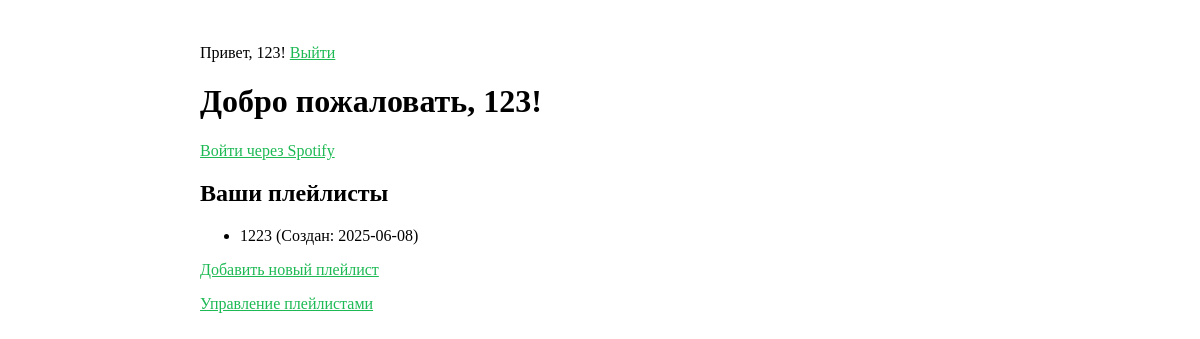
Page / (signed in) on the earlier database version.
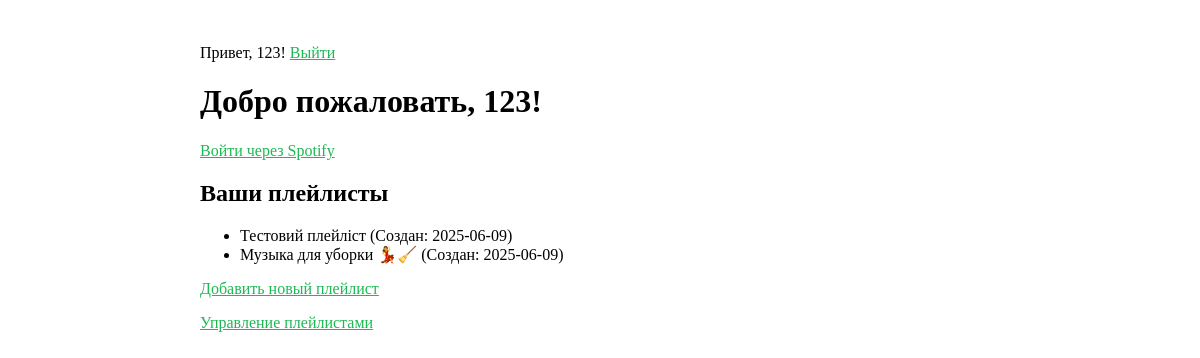
Same page on the later database version.
### database.py (models this page shows)
class User(db.Model, UserMixin):
    __tablename__ = 'user'
    id = db.Column(db.Integer, primary_key=True)
    username = db.Column(db.String(80), unique=True, nullable=False)
    password = db.Column(db.String(120), nullable=False)
    spotify_token = db.Column(db.String(255), nullable=True)
    playlists = db.relationship('Playlist', backref='user', lazy=True)

class Playlist(db.Model):
    __tablename__ = 'playlist'
    id = db.Column(db.Integer, primary_key=True)
    name = db.Column(db.String(120), nullable=False)
    user_id = db.Column(db.Integer, db.ForeignKey('user.id'), nullable=False)
    description = db.Column(db.Text, nullable=True)
    created_at = db.Column(db.DateTime, default=db.func.current_timestamp())
    songs = db.relationship('Song', backref='playlist', lazy=True)

### app.py (the view)
@app.route('/')
@login_required
def home():
    playlists = Playlist.query.filter_by(user_id=current_user.id).all()
    spotify_logged_in = bool(current_user.spotify_token)
    return render_template(
        'index.html',
        playlists=playlists,
        spotify_logged_in=spotify_logged_in
    )

### app.py (called while the page is built)
@login_manager.user_loader
def user_loader(user_id):
    return User.query.get(int(user_id))

### templates/index.html (shortened to what this page needs)
{% extends "base.html" %}
{% block content %}
    <h1>Добро пожаловать, {{ current_user.username }}!</h1>
    {% if not spotify_logged_in %}
        <p><a href="{{ url_for('login_spotify') }}">Войти через Spotify</a></p>
    {% else %}
        <p>Вы вошли через Spotify. <a href="{{ url_for('logout_spotify') }}">Выйти из Spotify</a></p>
    {% endif %}
    <h2>Ваши плейлисты</h2>
    {% if playlists %}
        <ul>
            {% for playlist in playlists %}
                <li>{{ playlist.name }} (Создан: {{ playlist.created_at.strftime('%Y-%m-%d') }})</li>
            {% endfor %}
        </ul>
    {% else %}
        <p>У вас пока нет плейлистов.</p>
    {% endif %}
    <p><a href="{{ url_for('add_playlist') }}">Добавить новый плейлист</a></p>
    <p><a href="{{ url_for('playlists_page') }}">Управление плейлистами</a></p>
{% endblock %}

### templates/base.html (shortened to what this page needs)
<!DOCTYPE html>
<html lang="ru" data-theme="dark">
<head>
    <link rel="stylesheet" href="https://cdn.jsdelivr.net/npm/@picocss/pico@2/css/pico.min.css">
    <link rel="stylesheet" href="https://cdnjs.cloudflare.com/ajax/libs/font-awesome/6.5.1/css/all.min.css">
</head>
<body>
    <main class="container">
        <header>
            {% if current_user.is_authenticated %}
                <p>Привет, {{ current_user.username }}! <a href="{{ url_for('logout') }}">Выйти</a></p>
            {% endif %}
        </header>
        {% block content %}{% endblock %}
    </main>
</body>
</html>

### templates/base.html (style rules this page uses)
.container { max-width: 800px; margin: 0 auto; padding: 20px; }
a { color: #1db954; }

Differences in the rows shown:
removed Playlist: name "1223", created_at "2025-06-08"
added Playlist: name "Тестовий плейлiст", created_at "2025-06-09"
added Playlist: name "Музыка для уборки 💃🧹", created_at "2025-06-09"
